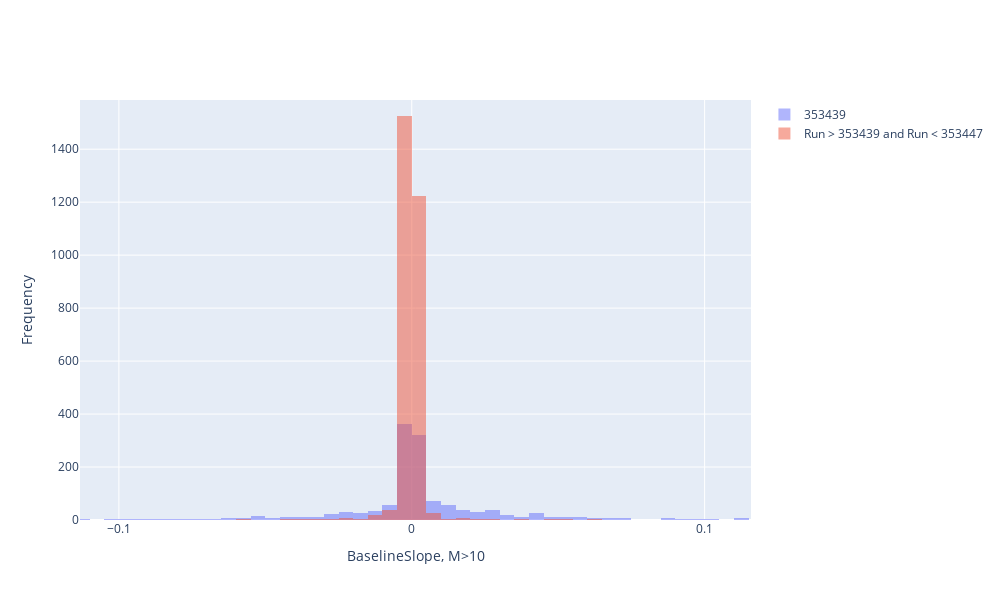

The code cell stored with this chart in its notebook:
### Code cell
trace1 = go.Histogram(x=df3815M.query('Run==353439', engine='python')['BaselineSlope'], name='353439', nbinsx=600, opacity=0.5)
trace2 = go.Histogram(x=df3815M.query('Run > 353439 and Run < 353447', engine='python')['BaselineSlope'], name='Run > 353439 and Run < 353447', nbinsx=600, opacity=0.5)

# Create layout
layout = go.Layout(title='',
                   xaxis=dict(title='BaselineSlope, M>10', showgrid=True, dtick=0.1),
                   yaxis=dict(title='Frequency'),
                              barmode='overlay',
                              width=1000,
                              height=800)

# Add traces to a figure
fig = go.Figure(data=[trace1, trace2], layout=layout)

# Display the plot
fig.show()
print(len(df3815M.query('Run==353439', engine='python')['BaselineSlope']))
print(len(df3815M.query('Run > 353439 and Run < 353447', engine='python')['BaselineSlope']))

### Figure 1 — Plotly figure (JSON) as saved in the notebook; plotly's stock layout.template omitted (floating-point values rounded to 4 significant figures; data arrays with more than 128 entries replaced by an {"elided": "..."} marker saying what was removed)
{"data": [{"name": "353439", "nbinsx": 600, "opacity": 0.5, "type": "histogram", "x": {"elided": "1440 float values"}}, {"name": "Run > 353439 and Run < 353447", "nbinsx": 600, "opacity": 0.5, "type": "histogram", "x": {"elided": "2900 float values"}}], "layout": {"barmode": "overlay", "height": 600, "title": {"text": ""}, "width": 1000, "xaxis": {"autorange": false, "dtick": 0.1, "range": [-0.1133, 0.1158], "showgrid": true, "title": {"text": "BaselineSlope, M>10"}, "type": "linear"}, "yaxis": {"autorange": false, "range": [0, 1586.0], "title": {"text": "Frequency"}}}}
